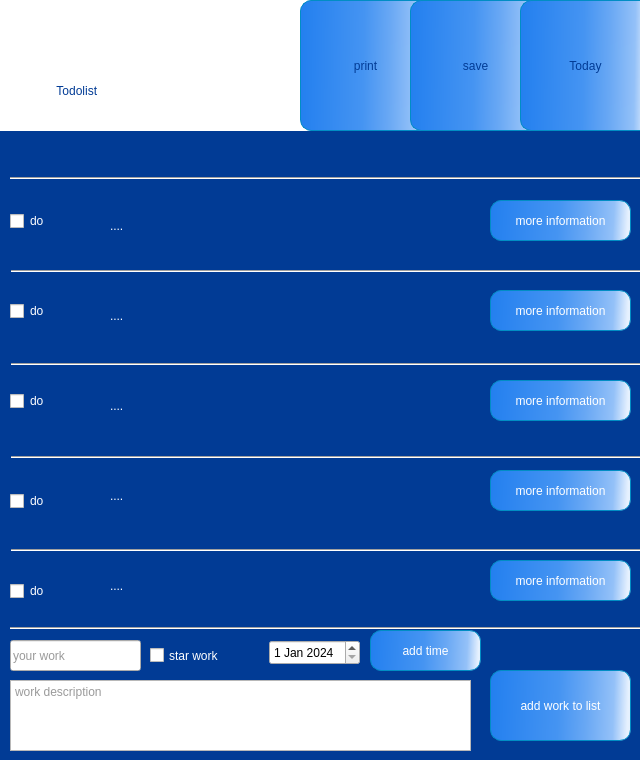
<?xml version="1.0" encoding="UTF-8"?>
<ui version="4.0">
 <class>homepage</class>
 <widget class="QWidget" name="homepage">
  <property name="geometry">
   <rect>
    <x>0</x>
    <y>0</y>
    <width>640</width>
    <height>760</height>
   </rect>
  </property>
  <property name="windowTitle">
   <string>Form</string>
  </property>
  <widget class="QLabel" name="label_2">
   <property name="geometry">
    <rect>
     <x>-10</x>
     <y>0</y>
     <width>121</width>
     <height>121</height>
    </rect>
   </property>
   <property name="styleSheet">
    <string notr="true">image: url(:/new/img/منابع پروژه/لوگو.png);</string>
   </property>
   <property name="text">
    <string/>
   </property>
  </widget>
  <widget class="QLabel" name="label">
   <property name="geometry">
    <rect>
     <x>40</x>
     <y>50</y>
     <width>161</width>
     <height>81</height>
    </rect>
   </property>
   <property name="styleSheet">
    <string notr="true">
font: 18pt &quot;Dast Nevis&quot;;
color: rgb(1, 59, 149);</string>
   </property>
   <property name="text">
    <string>     Todolist</string>
   </property>
  </widget>
  <widget class="QLabel" name="label_3">
   <property name="geometry">
    <rect>
     <x>0</x>
     <y>120</y>
     <width>861</width>
     <height>661</height>
    </rect>
   </property>
   <property name="styleSheet">
    <string notr="true">background-color: rgb(1, 59, 149);</string>
   </property>
   <property name="text">
    <string/>
   </property>
  </widget>
  <widget class="QLabel" name="label_4">
   <property name="geometry">
    <rect>
     <x>-10</x>
     <y>0</y>
     <width>651</width>
     <height>131</height>
    </rect>
   </property>
   <property name="styleSheet">
    <string notr="true">background-color: rgb(255, 255, 255);</string>
   </property>
   <property name="text">
    <string/>
   </property>
  </widget>
  <widget class="QPushButton" name="pushButton_Today">
   <property name="geometry">
    <rect>
     <x>520</x>
     <y>0</y>
     <width>131</width>
     <height>131</height>
    </rect>
   </property>
   <property name="cursor">
    <cursorShape>OpenHandCursor</cursorShape>
   </property>
   <property name="styleSheet">
    <string notr="true">font: 18pt &quot;Dast Nevis&quot;;
color: rgb(1, 59, 149);
background-color: qlineargradient(spread:pad, x1:0.00480769, y1:0.501, x2:0.981, y2:0.517, stop:0.00480769 rgba(36, 128, 239, 255), stop:0.490385 rgba(69, 148, 242, 255), stop:0.697115 rgba(105, 168, 244, 255), stop:0.894231 rgba(148, 193, 248, 255), stop:1 rgba(230, 241, 254, 255));
display: inline-block;
  -webkit-box-sizing: content-box;
  -moz-box-sizing: content-box;
  box-sizing: content-box;
padding: 10px 20px;
  border: 1px solid #018dc4;
  -webkit-border-radius: 11px;
  border-radius: 11px;
  -o-text-overflow: clip;
  text-overflow: clip;
  -webkit-box-shadow: 5px 5px 4px 0 rgba(0,0,0,0.2) ;
  box-shadow: 5px 5px 4px 0 rgba(0,0,0,0.2) ;
  text-shadow: 2px 1px 1px rgba(15,73,168,0.66) ;
</string>
   </property>
   <property name="text">
    <string>Today</string>
   </property>
  </widget>
  <widget class="Line" name="line">
   <property name="geometry">
    <rect>
     <x>11</x>
     <y>263</y>
     <width>639</width>
     <height>16</height>
    </rect>
   </property>
   <property name="orientation">
    <enum>Qt::Horizontal</enum>
   </property>
  </widget>
  <widget class="Line" name="line_2">
   <property name="geometry">
    <rect>
     <x>11</x>
     <y>356</y>
     <width>639</width>
     <height>16</height>
    </rect>
   </property>
   <property name="orientation">
    <enum>Qt::Horizontal</enum>
   </property>
  </widget>
  <widget class="Line" name="line_3">
   <property name="geometry">
    <rect>
     <x>11</x>
     <y>449</y>
     <width>639</width>
     <height>16</height>
    </rect>
   </property>
   <property name="orientation">
    <enum>Qt::Horizontal</enum>
   </property>
  </widget>
  <widget class="Line" name="line_4">
   <property name="geometry">
    <rect>
     <x>11</x>
     <y>542</y>
     <width>639</width>
     <height>16</height>
    </rect>
   </property>
   <property name="orientation">
    <enum>Qt::Horizontal</enum>
   </property>
  </widget>
  <widget class="QLabel" name="label_5">
   <property name="geometry">
    <rect>
     <x>110</x>
     <y>200</y>
     <width>191</width>
     <height>51</height>
    </rect>
   </property>
   <property name="styleSheet">
    <string notr="true">font:12pt &quot;Dast Nevis&quot;;
color: rgb(255, 255, 255);
</string>
   </property>
   <property name="text">
    <string>....</string>
   </property>
  </widget>
  <widget class="QLabel" name="label_6">
   <property name="geometry">
    <rect>
     <x>110</x>
     <y>290</y>
     <width>221</width>
     <height>51</height>
    </rect>
   </property>
   <property name="styleSheet">
    <string notr="true">font:12pt &quot;Dast Nevis&quot;;
color: rgb(255, 255, 255);
</string>
   </property>
   <property name="text">
    <string>....</string>
   </property>
  </widget>
  <widget class="QLabel" name="label_7">
   <property name="geometry">
    <rect>
     <x>110</x>
     <y>380</y>
     <width>231</width>
     <height>51</height>
    </rect>
   </property>
   <property name="styleSheet">
    <string notr="true">font: 12pt &quot;Dast Nevis&quot;;
color: rgb(255, 255, 255);
</string>
   </property>
   <property name="text">
    <string>....</string>
   </property>
  </widget>
  <widget class="QLabel" name="label_8">
   <property name="geometry">
    <rect>
     <x>110</x>
     <y>470</y>
     <width>181</width>
     <height>51</height>
    </rect>
   </property>
   <property name="styleSheet">
    <string notr="true">font: 12pt &quot;Dast Nevis&quot;;
color: rgb(255, 255, 255);
</string>
   </property>
   <property name="text">
    <string>....</string>
   </property>
  </widget>
  <widget class="QLabel" name="label_9">
   <property name="geometry">
    <rect>
     <x>110</x>
     <y>560</y>
     <width>211</width>
     <height>51</height>
    </rect>
   </property>
   <property name="styleSheet">
    <string notr="true">font: 12pt &quot;Dast Nevis&quot;;
color: rgb(255, 255, 255);
</string>
   </property>
   <property name="text">
    <string>....</string>
   </property>
  </widget>
  <widget class="QLineEdit" name="lineEdit">
   <property name="geometry">
    <rect>
     <x>10</x>
     <y>640</y>
     <width>131</width>
     <height>31</height>
    </rect>
   </property>
   <property name="styleSheet">
    <string notr="true">font: 8pt &quot;Dast Nevis&quot;;
color: rgb(54, 54, 54);
</string>
   </property>
   <property name="text">
    <string/>
   </property>
   <property name="placeholderText">
    <string>your work</string>
   </property>
  </widget>
  <widget class="QDateEdit" name="dateEdit">
   <property name="geometry">
    <rect>
     <x>269</x>
     <y>640</y>
     <width>91</width>
     <height>25</height>
    </rect>
   </property>
   <property name="dateTime">
    <datetime>
     <hour>0</hour>
     <minute>0</minute>
     <second>0</second>
     <year>2024</year>
     <month>1</month>
     <day>1</day>
    </datetime>
   </property>
  </widget>
  <widget class="QCheckBox" name="checkBox_2">
   <property name="geometry">
    <rect>
     <x>10</x>
     <y>300</y>
     <width>83</width>
     <height>22</height>
    </rect>
   </property>
   <property name="styleSheet">
    <string notr="true">color: rgb(255, 255, 255);
border-color: rgb(255, 255, 255);
font: 8pt &quot;Dast Nevis&quot;;</string>
   </property>
   <property name="text">
    <string>do</string>
   </property>
  </widget>
  <widget class="QCheckBox" name="checkBox_3">
   <property name="geometry">
    <rect>
     <x>10</x>
     <y>390</y>
     <width>83</width>
     <height>22</height>
    </rect>
   </property>
   <property name="styleSheet">
    <string notr="true">color: rgb(255, 255, 255);
border-color: rgb(255, 255, 255);
font: 8pt &quot;Dast Nevis&quot;;</string>
   </property>
   <property name="text">
    <string>do</string>
   </property>
  </widget>
  <widget class="QCheckBox" name="checkBox">
   <property name="geometry">
    <rect>
     <x>10</x>
     <y>210</y>
     <width>83</width>
     <height>22</height>
    </rect>
   </property>
   <property name="styleSheet">
    <string notr="true">color: rgb(255, 255, 255);
border-color: rgb(255, 255, 255);
font: 8pt &quot;Dast Nevis&quot;;</string>
   </property>
   <property name="text">
    <string>do</string>
   </property>
  </widget>
  <widget class="QCheckBox" name="checkBox_4">
   <property name="geometry">
    <rect>
     <x>10</x>
     <y>490</y>
     <width>83</width>
     <height>22</height>
    </rect>
   </property>
   <property name="styleSheet">
    <string notr="true">color: rgb(255, 255, 255);
border-color: rgb(255, 255, 255);
font: 8pt &quot;Dast Nevis&quot;;</string>
   </property>
   <property name="text">
    <string>do</string>
   </property>
  </widget>
  <widget class="QCheckBox" name="checkBox_5">
   <property name="geometry">
    <rect>
     <x>10</x>
     <y>580</y>
     <width>83</width>
     <height>22</height>
    </rect>
   </property>
   <property name="styleSheet">
    <string notr="true">color: rgb(255, 255, 255);
border-color: rgb(255, 255, 255);
font: 8pt &quot;Dast Nevis&quot;;</string>
   </property>
   <property name="text">
    <string>do</string>
   </property>
  </widget>
  <widget class="QCheckBox" name="checkbox_star">
   <property name="geometry">
    <rect>
     <x>150</x>
     <y>640</y>
     <width>91</width>
     <height>31</height>
    </rect>
   </property>
   <property name="styleSheet">
    <string notr="true">font:9pt &quot;Dast Nevis&quot;;
color: rgb(255, 255, 255);</string>
   </property>
   <property name="text">
    <string>star work</string>
   </property>
  </widget>
  <widget class="QPushButton" name="pushButton_addtime">
   <property name="geometry">
    <rect>
     <x>370</x>
     <y>630</y>
     <width>111</width>
     <height>41</height>
    </rect>
   </property>
   <property name="cursor">
    <cursorShape>OpenHandCursor</cursorShape>
   </property>
   <property name="styleSheet">
    <string notr="true">color: rgb(255, 255, 255);

background-color: qlineargradient(spread:pad, x1:0.00480769, y1:0.501, x2:0.981, y2:0.517, stop:0.00480769 rgba(36, 128, 239, 255), stop:0.490385 rgba(69, 148, 242, 255), stop:0.697115 rgba(105, 168, 244, 255), stop:0.894231 rgba(148, 193, 248, 255), stop:1 rgba(230, 241, 254, 255));
display: inline-block;
  -webkit-box-sizing: content-box;
  -moz-box-sizing: content-box;
  box-sizing: content-box;
padding: 10px 20px;
  border: 1px solid #018dc4;
  -webkit-border-radius: 11px;
  border-radius: 11px;
  -o-text-overflow: clip;
  text-overflow: clip;

font: 8pt &quot;Dast Nevis&quot;;</string>
   </property>
   <property name="text">
    <string>add time</string>
   </property>
  </widget>
  <widget class="QPushButton" name="pushButton_more1">
   <property name="geometry">
    <rect>
     <x>490</x>
     <y>200</y>
     <width>141</width>
     <height>41</height>
    </rect>
   </property>
   <property name="cursor">
    <cursorShape>OpenHandCursor</cursorShape>
   </property>
   <property name="styleSheet">
    <string notr="true">color: rgb(255, 255, 255);
background-color: qlineargradient(spread:pad, x1:0.00480769, y1:0.501, x2:0.981, y2:0.517, stop:0.00480769 rgba(36, 128, 239, 255), stop:0.490385 rgba(69, 148, 242, 255), stop:0.697115 rgba(105, 168, 244, 255), stop:0.894231 rgba(148, 193, 248, 255), stop:1 rgba(230, 241, 254, 255));
display: inline-block;
  -webkit-box-sizing: content-box;
  -moz-box-sizing: content-box;
  box-sizing: content-box;
padding: 10px 20px;
  border: 1px solid #018dc4;
  -webkit-border-radius: 11px;
  border-radius: 11px;
  -o-text-overflow: clip;
  text-overflow: clip;

font: 8pt &quot;Dast Nevis&quot;;</string>
   </property>
   <property name="text">
    <string>more information</string>
   </property>
  </widget>
  <widget class="QPushButton" name="pushButton_more2">
   <property name="geometry">
    <rect>
     <x>490</x>
     <y>290</y>
     <width>141</width>
     <height>41</height>
    </rect>
   </property>
   <property name="cursor">
    <cursorShape>OpenHandCursor</cursorShape>
   </property>
   <property name="styleSheet">
    <string notr="true">color: rgb(255, 255, 255);

background-color: qlineargradient(spread:pad, x1:0.00480769, y1:0.501, x2:0.981, y2:0.517, stop:0.00480769 rgba(36, 128, 239, 255), stop:0.490385 rgba(69, 148, 242, 255), stop:0.697115 rgba(105, 168, 244, 255), stop:0.894231 rgba(148, 193, 248, 255), stop:1 rgba(230, 241, 254, 255));
display: inline-block;
  -webkit-box-sizing: content-box;
  -moz-box-sizing: content-box;
  box-sizing: content-box;
padding: 10px 20px;
  border: 1px solid #018dc4;
  -webkit-border-radius: 11px;
  border-radius: 11px;
  -o-text-overflow: clip;
  text-overflow: clip;

font: 8pt &quot;Dast Nevis&quot;;</string>
   </property>
   <property name="text">
    <string>more information</string>
   </property>
  </widget>
  <widget class="QPushButton" name="pushButton_more3">
   <property name="geometry">
    <rect>
     <x>490</x>
     <y>380</y>
     <width>141</width>
     <height>41</height>
    </rect>
   </property>
   <property name="cursor">
    <cursorShape>OpenHandCursor</cursorShape>
   </property>
   <property name="styleSheet">
    <string notr="true">color: rgb(255, 255, 255);

background-color: qlineargradient(spread:pad, x1:0.00480769, y1:0.501, x2:0.981, y2:0.517, stop:0.00480769 rgba(36, 128, 239, 255), stop:0.490385 rgba(69, 148, 242, 255), stop:0.697115 rgba(105, 168, 244, 255), stop:0.894231 rgba(148, 193, 248, 255), stop:1 rgba(230, 241, 254, 255));
display: inline-block;
  -webkit-box-sizing: content-box;
  -moz-box-sizing: content-box;
  box-sizing: content-box;
padding: 10px 20px;
  border: 1px solid #018dc4;
  -webkit-border-radius: 11px;
  border-radius: 11px;
  -o-text-overflow: clip;
  text-overflow: clip;

font: 8pt &quot;Dast Nevis&quot;;</string>
   </property>
   <property name="text">
    <string>more information</string>
   </property>
  </widget>
  <widget class="QPushButton" name="pushButton_more4">
   <property name="geometry">
    <rect>
     <x>490</x>
     <y>470</y>
     <width>141</width>
     <height>41</height>
    </rect>
   </property>
   <property name="cursor">
    <cursorShape>OpenHandCursor</cursorShape>
   </property>
   <property name="styleSheet">
    <string notr="true">color: rgb(255, 255, 255);

background-color: qlineargradient(spread:pad, x1:0.00480769, y1:0.501, x2:0.981, y2:0.517, stop:0.00480769 rgba(36, 128, 239, 255), stop:0.490385 rgba(69, 148, 242, 255), stop:0.697115 rgba(105, 168, 244, 255), stop:0.894231 rgba(148, 193, 248, 255), stop:1 rgba(230, 241, 254, 255));
display: inline-block;
  -webkit-box-sizing: content-box;
  -moz-box-sizing: content-box;
  box-sizing: content-box;
padding: 10px 20px;
  border: 1px solid #018dc4;
  -webkit-border-radius: 11px;
  border-radius: 11px;
  -o-text-overflow: clip;
  text-overflow: clip;

font: 8pt &quot;Dast Nevis&quot;;</string>
   </property>
   <property name="text">
    <string>more information</string>
   </property>
  </widget>
  <widget class="QPushButton" name="pushButton_more5">
   <property name="geometry">
    <rect>
     <x>490</x>
     <y>560</y>
     <width>141</width>
     <height>41</height>
    </rect>
   </property>
   <property name="cursor">
    <cursorShape>OpenHandCursor</cursorShape>
   </property>
   <property name="styleSheet">
    <string notr="true">color: rgb(255, 255, 255);

background-color: qlineargradient(spread:pad, x1:0.00480769, y1:0.501, x2:0.981, y2:0.517, stop:0.00480769 rgba(36, 128, 239, 255), stop:0.490385 rgba(69, 148, 242, 255), stop:0.697115 rgba(105, 168, 244, 255), stop:0.894231 rgba(148, 193, 248, 255), stop:1 rgba(230, 241, 254, 255));
display: inline-block;
  -webkit-box-sizing: content-box;
  -moz-box-sizing: content-box;
  box-sizing: content-box;
padding: 10px 20px;
  border: 1px solid #018dc4;
  -webkit-border-radius: 11px;
  border-radius: 11px;
  -o-text-overflow: clip;
  text-overflow: clip;
 
font: 8pt &quot;Dast Nevis&quot;;</string>
   </property>
   <property name="text">
    <string>more information</string>
   </property>
  </widget>
  <widget class="Line" name="line_5">
   <property name="geometry">
    <rect>
     <x>10</x>
     <y>620</y>
     <width>639</width>
     <height>16</height>
    </rect>
   </property>
   <property name="orientation">
    <enum>Qt::Horizontal</enum>
   </property>
  </widget>
  <widget class="QPushButton" name="pushButton_save">
   <property name="geometry">
    <rect>
     <x>410</x>
     <y>0</y>
     <width>131</width>
     <height>131</height>
    </rect>
   </property>
   <property name="cursor">
    <cursorShape>OpenHandCursor</cursorShape>
   </property>
   <property name="styleSheet">
    <string notr="true">font: 18pt &quot;Dast Nevis&quot;;
color: rgb(1, 59, 149);
background-color: qlineargradient(spread:pad, x1:0.00480769, y1:0.501, x2:0.981, y2:0.517, stop:0.00480769 rgba(36, 128, 239, 255), stop:0.490385 rgba(69, 148, 242, 255), stop:0.697115 rgba(105, 168, 244, 255), stop:0.894231 rgba(148, 193, 248, 255), stop:1 rgba(230, 241, 254, 255));
display: inline-block;
  -webkit-box-sizing: content-box;
  -moz-box-sizing: content-box;
  box-sizing: content-box;
padding: 10px 20px;
  border: 1px solid #018dc4;
  -webkit-border-radius: 11px;
  border-radius: 11px;
  -o-text-overflow: clip;
  text-overflow: clip;
  -webkit-box-shadow: 5px 5px 4px 0 rgba(0,0,0,0.2) ;
  box-shadow: 5px 5px 4px 0 rgba(0,0,0,0.2) ;
  text-shadow: 2px 1px 1px rgba(15,73,168,0.66) ;
</string>
   </property>
   <property name="text">
    <string>save</string>
   </property>
  </widget>
  <widget class="QLabel" name="label_10">
   <property name="geometry">
    <rect>
     <x>190</x>
     <y>130</y>
     <width>51</width>
     <height>41</height>
    </rect>
   </property>
   <property name="styleSheet">
    <string notr="true">image: url(:/new/img/منابع پروژه/tasks.png);</string>
   </property>
   <property name="text">
    <string/>
   </property>
  </widget>
  <widget class="Line" name="line_7">
   <property name="geometry">
    <rect>
     <x>10</x>
     <y>170</y>
     <width>639</width>
     <height>16</height>
    </rect>
   </property>
   <property name="orientation">
    <enum>Qt::Horizontal</enum>
   </property>
  </widget>
  <widget class="QLabel" name="label_listname">
   <property name="geometry">
    <rect>
     <x>250</x>
     <y>130</y>
     <width>131</width>
     <height>41</height>
    </rect>
   </property>
   <property name="styleSheet">
    <string notr="true">font: 8pt &quot;Dast Nevis&quot;;
color: rgb(255, 255, 255);
</string>
   </property>
   <property name="text">
    <string/>
   </property>
  </widget>
  <widget class="QPushButton" name="pushButton_addwork">
   <property name="geometry">
    <rect>
     <x>490</x>
     <y>670</y>
     <width>141</width>
     <height>71</height>
    </rect>
   </property>
   <property name="cursor">
    <cursorShape>OpenHandCursor</cursorShape>
   </property>
   <property name="styleSheet">
    <string notr="true">color: rgb(255, 255, 255);

background-color: qlineargradient(spread:pad, x1:0.00480769, y1:0.501, x2:0.981, y2:0.517, stop:0.00480769 rgba(36, 128, 239, 255), stop:0.490385 rgba(69, 148, 242, 255), stop:0.697115 rgba(105, 168, 244, 255), stop:0.894231 rgba(148, 193, 248, 255), stop:1 rgba(230, 241, 254, 255));
display: inline-block;
  -webkit-box-sizing: content-box;
  -moz-box-sizing: content-box;
  box-sizing: content-box;
padding: 10px 20px;
  border: 1px solid #018dc4;
  -webkit-border-radius: 11px;
  border-radius: 11px;
  -o-text-overflow: clip;
  text-overflow: clip;

font: 8pt &quot;Dast Nevis&quot;;</string>
   </property>
   <property name="text">
    <string>add work to list</string>
   </property>
  </widget>
  <widget class="QPushButton" name="pushButton_print">
   <property name="geometry">
    <rect>
     <x>300</x>
     <y>0</y>
     <width>131</width>
     <height>131</height>
    </rect>
   </property>
   <property name="cursor">
    <cursorShape>OpenHandCursor</cursorShape>
   </property>
   <property name="styleSheet">
    <string notr="true">font: 18pt &quot;Dast Nevis&quot;;
color: rgb(1, 59, 149);
background-color: qlineargradient(spread:pad, x1:0.00480769, y1:0.501, x2:0.981, y2:0.517, stop:0.00480769 rgba(36, 128, 239, 255), stop:0.490385 rgba(69, 148, 242, 255), stop:0.697115 rgba(105, 168, 244, 255), stop:0.894231 rgba(148, 193, 248, 255), stop:1 rgba(230, 241, 254, 255));
display: inline-block;
  -webkit-box-sizing: content-box;
  -moz-box-sizing: content-box;
  box-sizing: content-box;
padding: 10px 20px;
  border: 1px solid #018dc4;
  -webkit-border-radius: 11px;
  border-radius: 11px;
  -o-text-overflow: clip;
  text-overflow: clip;
  -webkit-box-shadow: 5px 5px 4px 0 rgba(0,0,0,0.2) ;
  box-shadow: 5px 5px 4px 0 rgba(0,0,0,0.2) ;
  text-shadow: 2px 1px 1px rgba(15,73,168,0.66) ;
</string>
   </property>
   <property name="text">
    <string>print</string>
   </property>
  </widget>
  <widget class="QTextEdit" name="textEdit">
   <property name="geometry">
    <rect>
     <x>10</x>
     <y>680</y>
     <width>461</width>
     <height>71</height>
    </rect>
   </property>
   <property name="styleSheet">
    <string notr="true">font: 10pt &quot;Dast Nevis&quot;;
color: rgb(54, 54, 54);
</string>
   </property>
   <property name="placeholderText">
    <string>work description</string>
   </property>
  </widget>
  <zorder>label_3</zorder>
  <zorder>label_4</zorder>
  <zorder>label_2</zorder>
  <zorder>label</zorder>
  <zorder>line</zorder>
  <zorder>line_2</zorder>
  <zorder>line_3</zorder>
  <zorder>line_4</zorder>
  <zorder>label_5</zorder>
  <zorder>label_6</zorder>
  <zorder>label_7</zorder>
  <zorder>label_8</zorder>
  <zorder>label_9</zorder>
  <zorder>lineEdit</zorder>
  <zorder>dateEdit</zorder>
  <zorder>checkBox_2</zorder>
  <zorder>checkBox_3</zorder>
  <zorder>checkBox</zorder>
  <zorder>checkBox_4</zorder>
  <zorder>checkBox_5</zorder>
  <zorder>checkbox_star</zorder>
  <zorder>pushButton_addtime</zorder>
  <zorder>pushButton_more1</zorder>
  <zorder>pushButton_more2</zorder>
  <zorder>pushButton_more3</zorder>
  <zorder>pushButton_more4</zorder>
  <zorder>pushButton_more5</zorder>
  <zorder>line_5</zorder>
  <zorder>label_10</zorder>
  <zorder>line_7</zorder>
  <zorder>label_listname</zorder>
  <zorder>pushButton_addwork</zorder>
  <zorder>pushButton_print</zorder>
  <zorder>pushButton_save</zorder>
  <zorder>pushButton_Today</zorder>
  <zorder>textEdit</zorder>
 </widget>
 <resources/>
 <connections/>
</ui>
